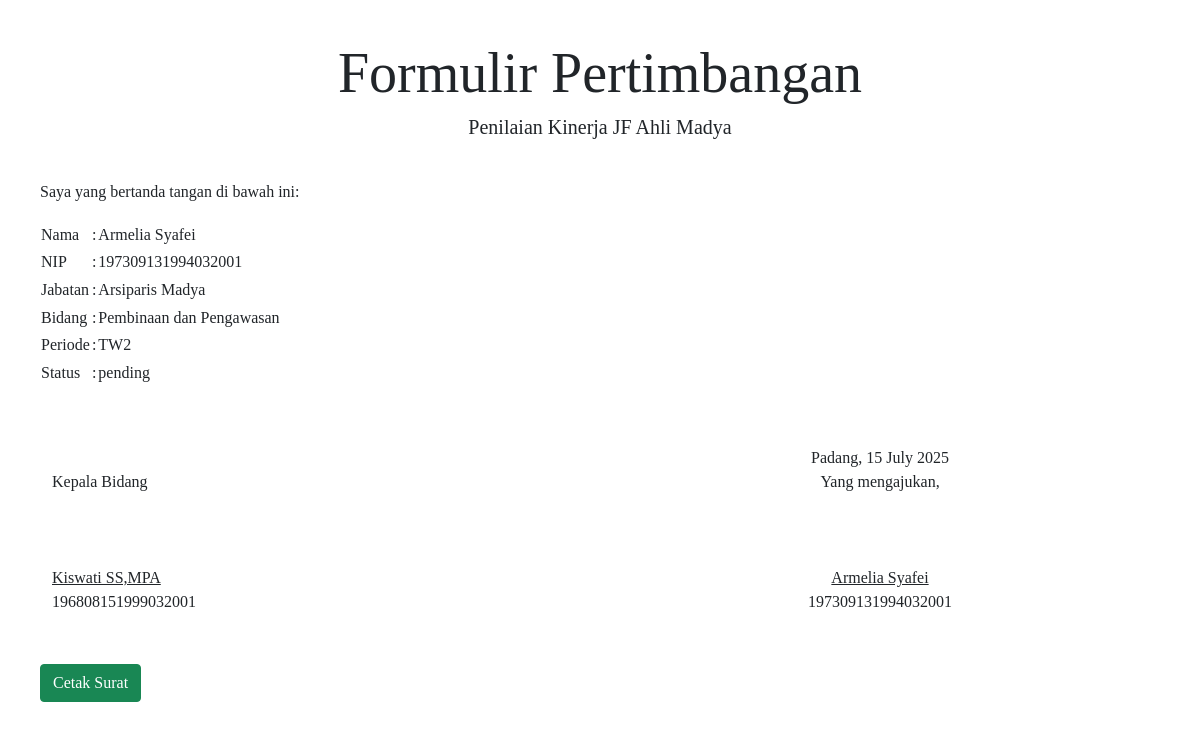
The app's page /surat.php?Nomor=3, older data.
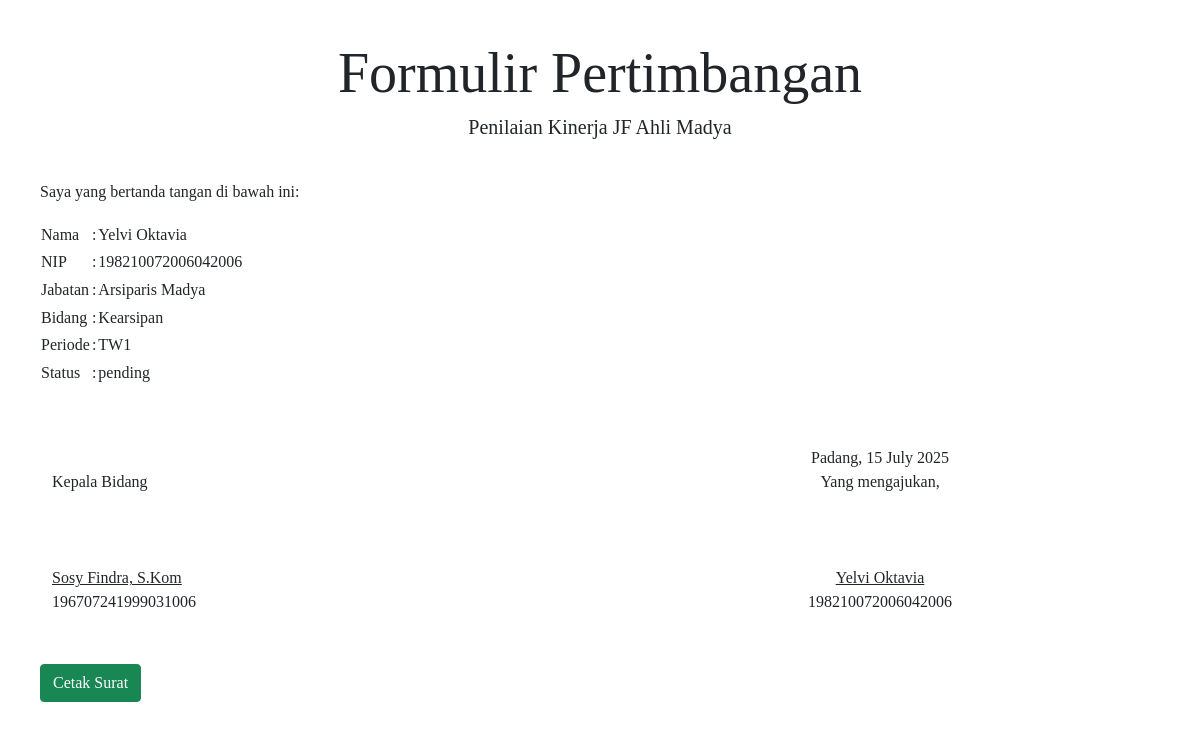
The same page, newer data.
### tables this page shows
CREATE TABLE `data` (
  `Nomor` int(100) NOT NULL,
  `Nama` varchar(100) NOT NULL,
  `NIP` bigint(100) NOT NULL,
  `Jabatan` varchar(100) NOT NULL,
  `Bidang` varchar(100) NOT NULL,
  `Kabid` varchar(100) NOT NULL,
  `SKP` varchar(300) NOT NULL,
  `Link` varchar(300) NOT NULL,
  `Periode` enum('Awal','TW1','TW2','TW3','Tahunan') NOT NULL,
  `status` enum('pending','disetujui','revisi') DEFAULT NULL,
  `statuss` enum('pending','disetujui','revisi') NOT NULL,
  `komentar` text NOT NULL,
  `tanggal` datetime DEFAULT current_timestamp()
);

### surat.php (the view, shortened to what this page needs)
<?php
include "koneksi.php";
$Nomor = $_GET['Nomor'];
$query = mysqli_query($connect, "SELECT * FROM data Where Nomor = $Nomor") or die(mysqli_error($connect));
$pecah = mysqli_fetch_assoc($query);
?>
<!DOCTYPE html>
<html>
<head>
    <link href="https://cdn.jsdelivr.net/npm/bootstrap@5.0.2/dist/css/bootstrap.min.css" rel="stylesheet" />
    <link rel="stylesheet" href="style.css" />
</head>
<body>
<div class="header">
    <h2 class="display-4">Formulir Pertimbangan</h2>
    <h4 class="lead">Penilaian Kinerja JF Ahli Madya</h4>
</div>
<div class="content">
    <p>Saya yang bertanda tangan di bawah ini:</p>
    <table>
        <tr><td>Nama</td><td>:</td><td><?php echo $pecah['Nama']; ?></td></tr>
        <tr><td>NIP</td><td>:</td><td><?php echo $pecah['NIP']; ?></td></tr>
        <tr><td>Jabatan</td><td>:</td><td><?php echo $pecah['Jabatan']; ?></td></tr>
        <tr><td>Bidang</td><td>:</td><td><?php echo $pecah['Bidang']; ?></td></tr>
        <tr><td>Periode</td><td>:</td><td><?php echo $pecah['Periode']; ?></td></tr>
        <tr><td>Status</td><td>:</td><td><?php echo $pecah['status']; ?></td></tr>
    </table>
</div>
<section>
<div class="ttd container">
    <div class="row">
        <div class="col-sm left">
            <br>
            Kepala Bidang<br><br><br><br>
            <u><?php echo $pecah['Kabid']; ?></u><br>
            <?php
            if ($pecah['Kabid']=="Sosy Findra, S.Kom"){ echo "196707241999031006";}
            if ($pecah['Kabid']=="Kiswati SS,MPA"){echo "196808151999032001";}
            ?>
        </div>
        <div class="col-sm right">
            Padang, <?php echo date("d F Y"); ?><br>
            Yang mengajukan,<br><br><br><br>
            <u><?php echo $pecah['Nama']; ?></u><br>
            <?php echo $pecah['NIP']; ?>
        </div>
    </div>
</div>
</section>
<div class="no-print" style="margin-top: 50px;">
    <button class="btn btn-success" onclick="window.print()">Cetak Surat</button>
</div>
</body>
</html>

Row changes from the older to the newer data that the page shows:
changed data "Arsiparis Madya": Nama "Armelia Syafei" → "Yelvi Oktavia"; NIP "197309131994032001" → "198210072006042006"; Bidang "Pembinaan dan Pengawasan" → "Kearsipan"; Periode "TW2" → "TW1"; Kabid "Kiswati SS,MPA" → "Sosy Findra, S.Kom"
Text that changed along with them:
text no longer shown: "196808151999032001"
text now shown: "196707241999031006"
